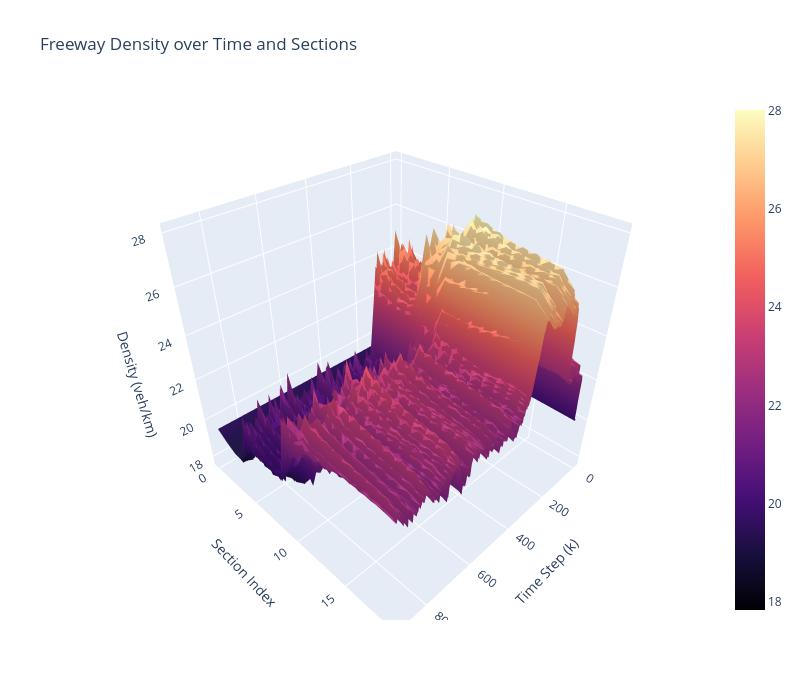
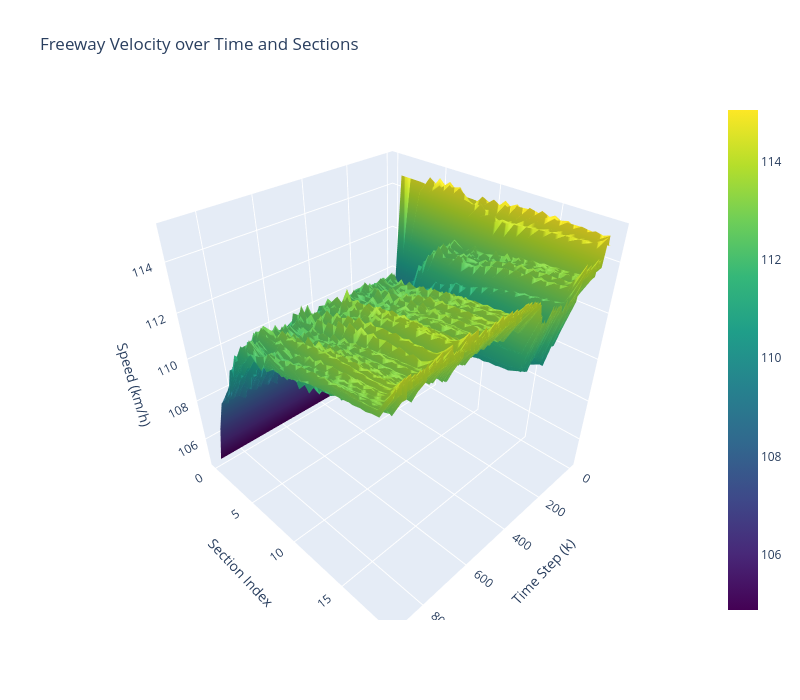
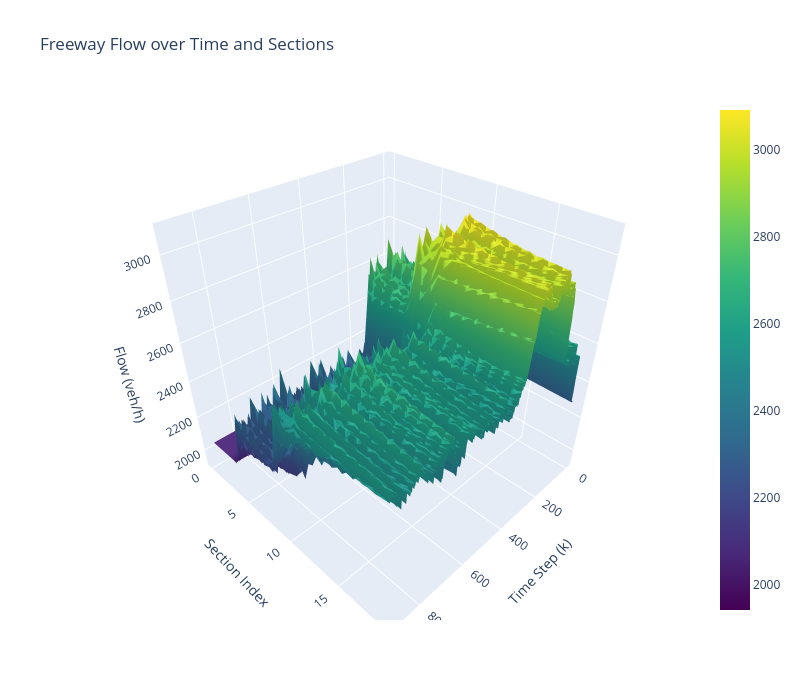

Write notebook code for charts like these, in order.
### Code cell
import plotly.graph_objects as go

# 1. Interactive Density Plot
fig1 = go.Figure(data=[go.Surface(
    z=density_res.T,  # Transpose as per your original code logic
    x=time_grid, 
    y=section_grid, 
    colorscale='Magma'
)])

fig1.update_layout(
    title='Freeway Density over Time and Sections',
    scene=dict(
        xaxis_title='Time Step (k)',
        yaxis_title='Section Index',
        zaxis_title='Density (veh/km)'
    ),
    width=800, height=700
)
fig1.show()

# 2. Interactive Velocity Plot
fig2 = go.Figure(data=[go.Surface(
    z=speed_res.T, 
    x=time_grid, 
    y=section_grid, 
    colorscale='Viridis'
)])

fig2.update_layout(
    title='Freeway Velocity over Time and Sections',
    scene=dict(
        xaxis_title='Time Step (k)',
        yaxis_title='Section Index',
        zaxis_title='Speed (km/h)'
    ),
    width=800, height=700
)
fig2.show()

# 3. Interactive Flow Plot
fig3 = go.Figure(data=[go.Surface(
    z=flow_res.T, 
    x=time_grid, 
    y=section_grid, 
    colorscale='Viridis'
)])

fig3.update_layout(
    title='Freeway Flow over Time and Sections',
    scene=dict(
        xaxis_title='Time Step (k)',
        yaxis_title='Section Index',
        zaxis_title='Flow (veh/h)'
    ),
    width=800, height=700
)
fig3.show()

### Figure 1 — Plotly figure (JSON) as saved in the notebook; plotly's stock layout.template omitted (floating-point values rounded to 4 significant figures; data arrays with more than 128 entries replaced by an {"elided": "..."} marker saying what was removed)
{"data": [{"colorscale": [[0, "#000004"], [0.1111, "#180f3d"], [0.2222, "#440f76"], [0.3333, "#721f81"], [0.4444, "#9e2f7f"], [0.5556, "#cd4071"], [0.6667, "#f1605d"], [0.7778, "#fd9668"], [0.8889, "#feca8d"], [1, "#fcfdbf"]], "type": "surface", "x": {"elided": "20x900 int values"}, "y": {"elided": "20x900 int values"}, "z": {"elided": "20x900 float values"}}], "layout": {"height": 700, "scene": {"xaxis": {"title": {"text": "Time Step (k)"}}, "yaxis": {"title": {"text": "Section Index"}}, "zaxis": {"title": {"text": "Density (veh/km)"}}}, "title": {"text": "Freeway Density over Time and Sections"}, "width": 800}}

### Figure 2 — Plotly figure (JSON) as saved in the notebook; plotly's stock layout.template omitted (floating-point values rounded to 4 significant figures; data arrays with more than 128 entries replaced by an {"elided": "..."} marker saying what was removed)
{"data": [{"colorscale": [[0, "#440154"], [0.1111, "#482878"], [0.2222, "#3e4989"], [0.3333, "#31688e"], [0.4444, "#26828e"], [0.5556, "#1f9e89"], [0.6667, "#35b779"], [0.7778, "#6ece58"], [0.8889, "#b5de2b"], [1, "#fde725"]], "type": "surface", "x": {"elided": "20x900 int values"}, "y": {"elided": "20x900 int values"}, "z": {"elided": "20x900 float values"}}], "layout": {"height": 700, "scene": {"xaxis": {"title": {"text": "Time Step (k)"}}, "yaxis": {"title": {"text": "Section Index"}}, "zaxis": {"title": {"text": "Speed (km/h)"}}}, "title": {"text": "Freeway Velocity over Time and Sections"}, "width": 800}}

### Figure 3 — Plotly figure (JSON) as saved in the notebook; plotly's stock layout.template omitted (floating-point values rounded to 4 significant figures; data arrays with more than 128 entries replaced by an {"elided": "..."} marker saying what was removed)
{"data": [{"colorscale": [[0, "#440154"], [0.1111, "#482878"], [0.2222, "#3e4989"], [0.3333, "#31688e"], [0.4444, "#26828e"], [0.5556, "#1f9e89"], [0.6667, "#35b779"], [0.7778, "#6ece58"], [0.8889, "#b5de2b"], [1, "#fde725"]], "type": "surface", "x": {"elided": "20x900 int values"}, "y": {"elided": "20x900 int values"}, "z": {"elided": "20x900 float values"}}], "layout": {"height": 700, "scene": {"xaxis": {"title": {"text": "Time Step (k)"}}, "yaxis": {"title": {"text": "Section Index"}}, "zaxis": {"title": {"text": "Flow (veh/h)"}}}, "title": {"text": "Freeway Flow over Time and Sections"}, "width": 800}}
